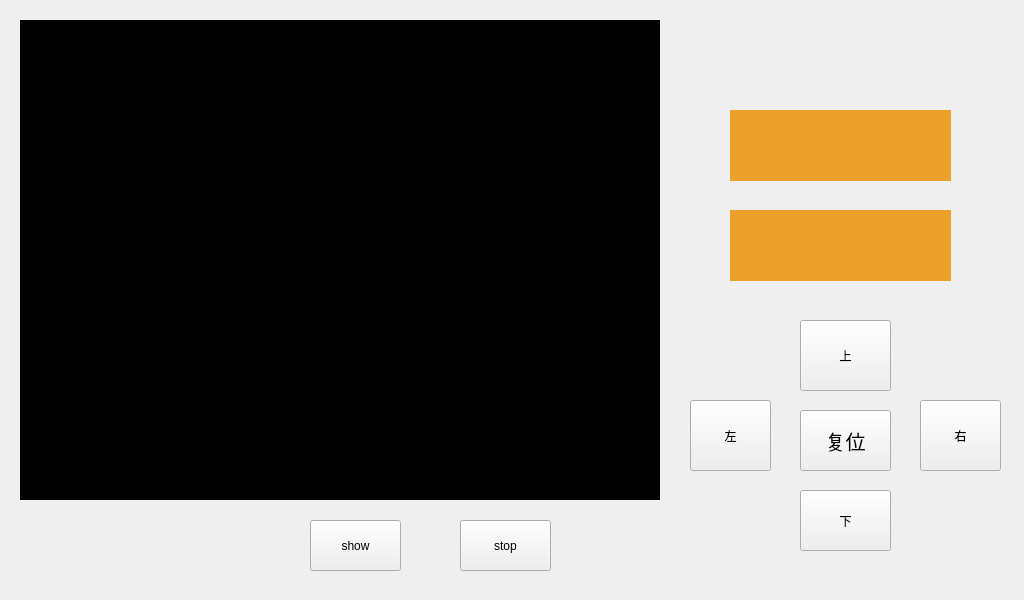
<?xml version="1.0" encoding="UTF-8"?>
<ui version="4.0">
 <class>lab</class>
 <widget class="QWidget" name="lab">
  <property name="geometry">
   <rect>
    <x>0</x>
    <y>0</y>
    <width>1024</width>
    <height>600</height>
   </rect>
  </property>
  <property name="windowTitle">
   <string>lab</string>
  </property>
  <widget class="QLabel" name="status_lb">
   <property name="geometry">
    <rect>
     <x>730</x>
     <y>110</y>
     <width>221</width>
     <height>71</height>
    </rect>
   </property>
   <property name="font">
    <font>
     <pointsize>15</pointsize>
    </font>
   </property>
   <property name="layoutDirection">
    <enum>Qt::LeftToRight</enum>
   </property>
   <property name="styleSheet">
    <string notr="true">background-color: rgb(234, 160, 43);</string>
   </property>
   <property name="text">
    <string/>
   </property>
   <property name="alignment">
    <set>Qt::AlignCenter</set>
   </property>
  </widget>
  <widget class="QPushButton" name="right_bt">
   <property name="geometry">
    <rect>
     <x>920</x>
     <y>400</y>
     <width>81</width>
     <height>71</height>
    </rect>
   </property>
   <property name="text">
    <string>右</string>
   </property>
  </widget>
  <widget class="QLabel" name="camera_show_lb">
   <property name="geometry">
    <rect>
     <x>20</x>
     <y>20</y>
     <width>640</width>
     <height>480</height>
    </rect>
   </property>
   <property name="styleSheet">
    <string notr="true">background-color: rgb(0,0,0);</string>
   </property>
   <property name="text">
    <string/>
   </property>
  </widget>
  <widget class="QPushButton" name="down_bt">
   <property name="geometry">
    <rect>
     <x>800</x>
     <y>490</y>
     <width>91</width>
     <height>61</height>
    </rect>
   </property>
   <property name="text">
    <string>下</string>
   </property>
  </widget>
  <widget class="QPushButton" name="up_bt">
   <property name="geometry">
    <rect>
     <x>800</x>
     <y>320</y>
     <width>91</width>
     <height>71</height>
    </rect>
   </property>
   <property name="text">
    <string>上</string>
   </property>
  </widget>
  <widget class="QPushButton" name="reset_bt">
   <property name="geometry">
    <rect>
     <x>800</x>
     <y>410</y>
     <width>91</width>
     <height>61</height>
    </rect>
   </property>
   <property name="font">
    <font>
     <pointsize>15</pointsize>
    </font>
   </property>
   <property name="text">
    <string>复位</string>
   </property>
  </widget>
  <widget class="QPushButton" name="camera_show_bt">
   <property name="geometry">
    <rect>
     <x>310</x>
     <y>520</y>
     <width>91</width>
     <height>51</height>
    </rect>
   </property>
   <property name="text">
    <string>show</string>
   </property>
  </widget>
  <widget class="QPushButton" name="left_bt">
   <property name="geometry">
    <rect>
     <x>690</x>
     <y>400</y>
     <width>81</width>
     <height>71</height>
    </rect>
   </property>
   <property name="text">
    <string>左</string>
   </property>
  </widget>
  <widget class="QPushButton" name="camera_stop_bt">
   <property name="geometry">
    <rect>
     <x>460</x>
     <y>520</y>
     <width>91</width>
     <height>51</height>
    </rect>
   </property>
   <property name="text">
    <string>stop</string>
   </property>
  </widget>
  <widget class="QLabel" name="deg_lb">
   <property name="geometry">
    <rect>
     <x>730</x>
     <y>210</y>
     <width>221</width>
     <height>71</height>
    </rect>
   </property>
   <property name="font">
    <font>
     <pointsize>15</pointsize>
    </font>
   </property>
   <property name="layoutDirection">
    <enum>Qt::LeftToRight</enum>
   </property>
   <property name="styleSheet">
    <string notr="true">background-color: rgb(234, 160, 43);</string>
   </property>
   <property name="text">
    <string/>
   </property>
   <property name="alignment">
    <set>Qt::AlignCenter</set>
   </property>
  </widget>
 </widget>
 <layoutdefault spacing="6" margin="11"/>
 <resources/>
 <connections/>
</ui>
